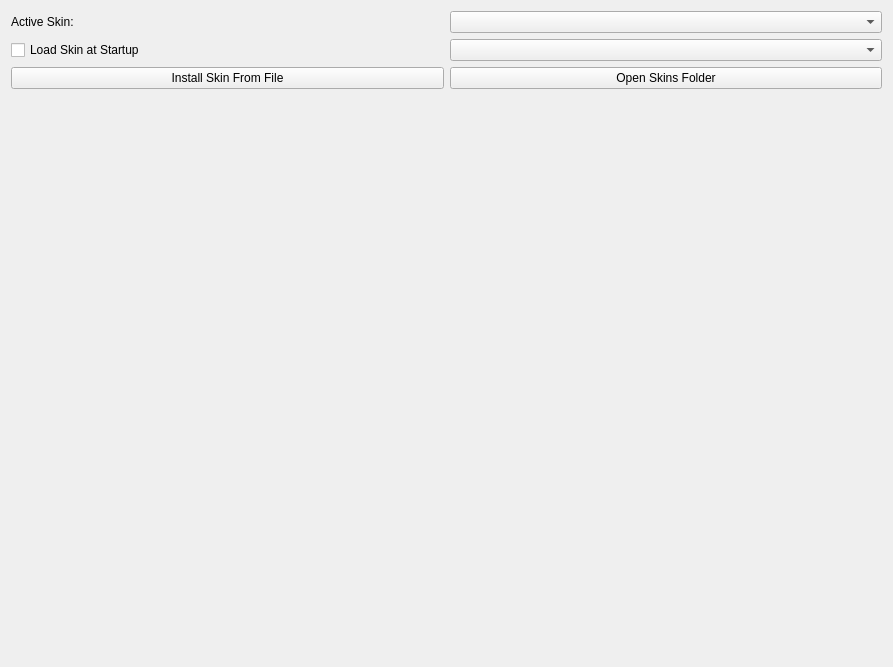
<?xml version="1.0" encoding="UTF-8"?>
<ui version="4.0">
 <class>SkinApplier</class>
 <widget class="QWidget" name="SkinApplier">
  <property name="geometry">
   <rect>
    <x>0</x>
    <y>0</y>
    <width>893</width>
    <height>667</height>
   </rect>
  </property>
  <property name="windowTitle">
   <string>Form</string>
  </property>
  <layout class="QGridLayout" name="gridLayout">
   <item row="0" column="0">
    <widget class="QLabel" name="label">
     <property name="text">
      <string>Active Skin:</string>
     </property>
    </widget>
   </item>
   <item row="0" column="1">
    <widget class="QComboBox" name="skins_list"/>
   </item>
   <item row="1" column="0">
    <widget class="QCheckBox" name="load_at_startup">
     <property name="text">
      <string>Load Skin at Startup</string>
     </property>
    </widget>
   </item>
    <item row="1" column="1">
     <widget class="QComboBox" name="startup_skins_list"/>
    </item>
   <item row="4" column="1">
    <widget class="QPushButton" name="open_skins_folder">
     <property name="text">
      <string>Open Skins Folder</string>
     </property>
    </widget>
   </item>
   <item row="5" column="0">
    <spacer name="verticalSpacer">
     <property name="orientation">
      <enum>Qt::Vertical</enum>
     </property>
     <property name="sizeHint" stdset="0">
      <size>
       <width>20</width>
       <height>40</height>
      </size>
     </property>
    </spacer>
   </item>
   <item row="4" column="0">
    <widget class="QPushButton" name="open_skin_file">
     <property name="text">
      <string>Install Skin From File</string>
     </property>
    </widget>
   </item>
  </layout>
 </widget>
 <resources/>
 <connections/>
</ui>
